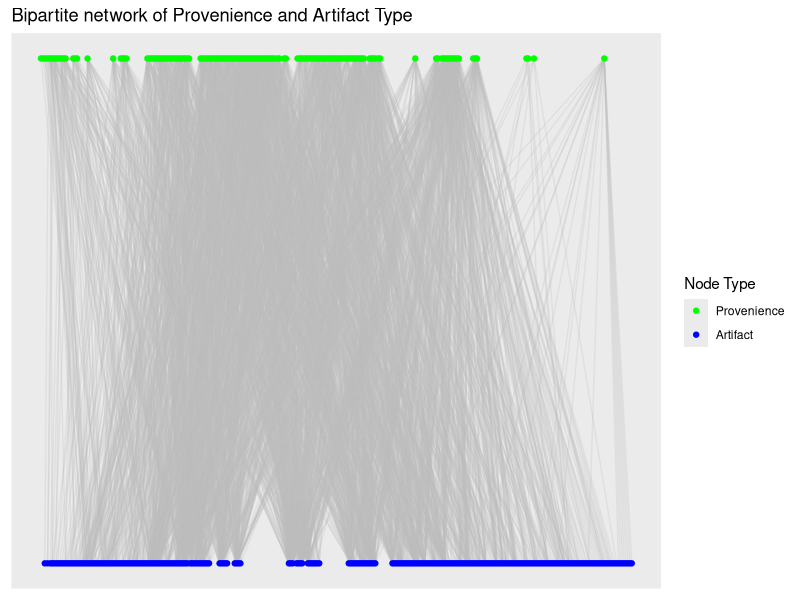
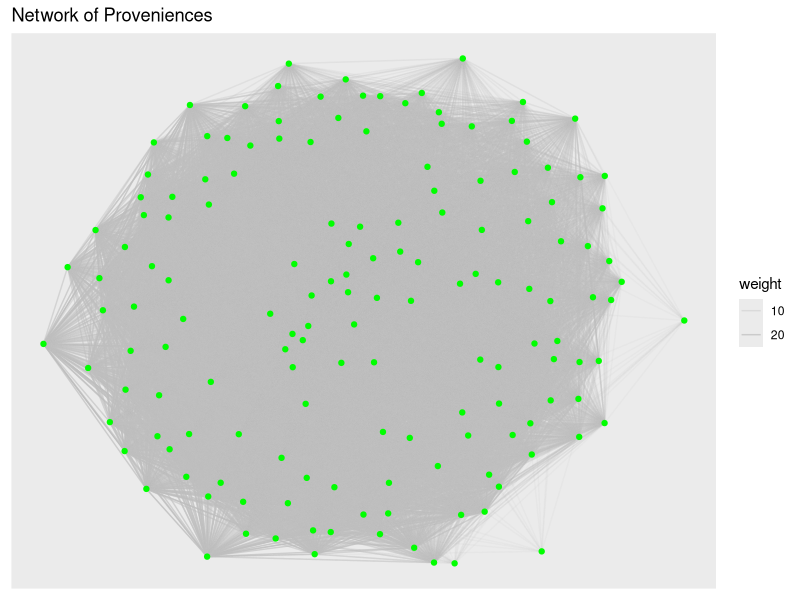
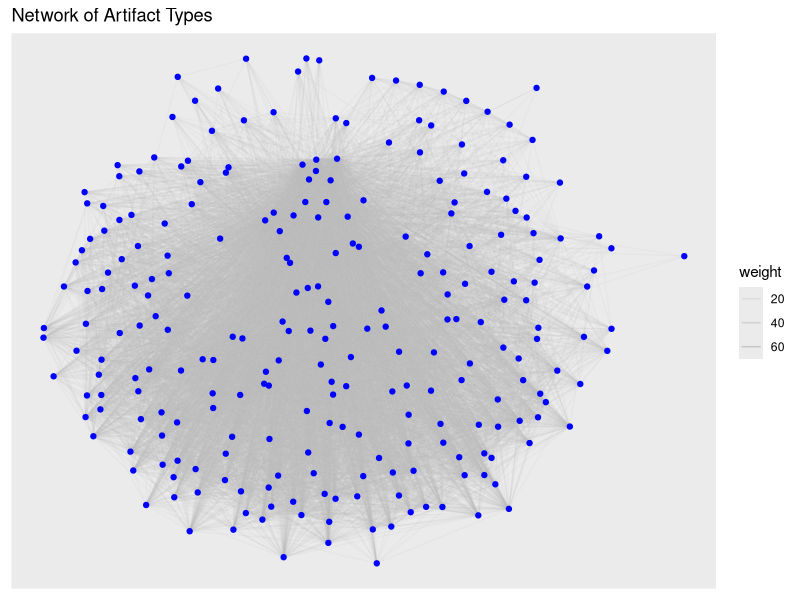
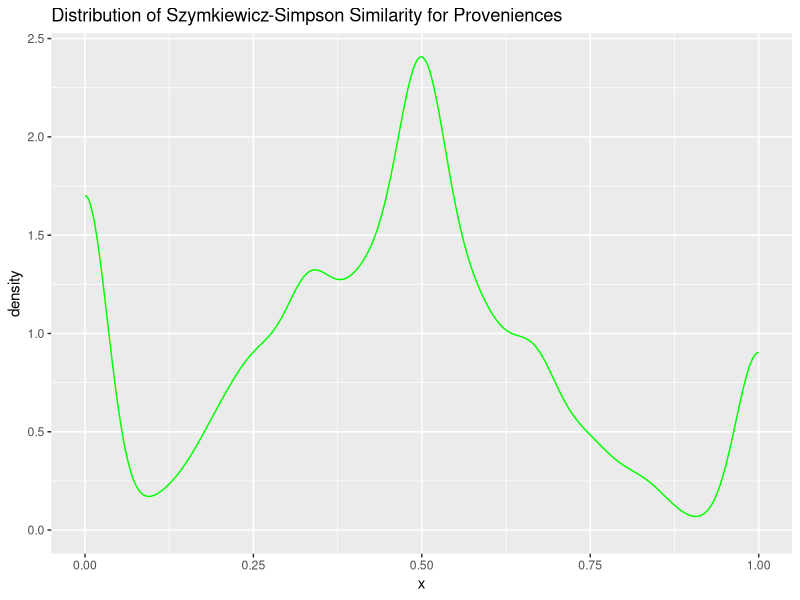
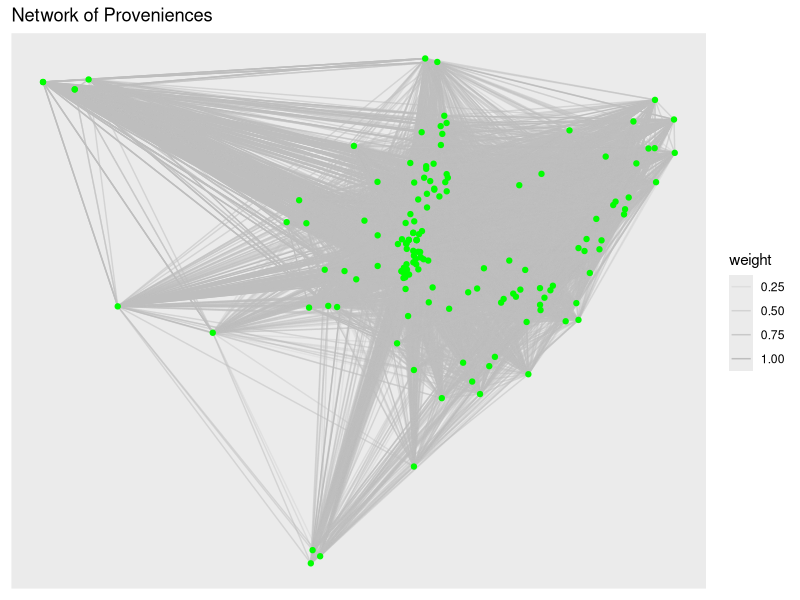
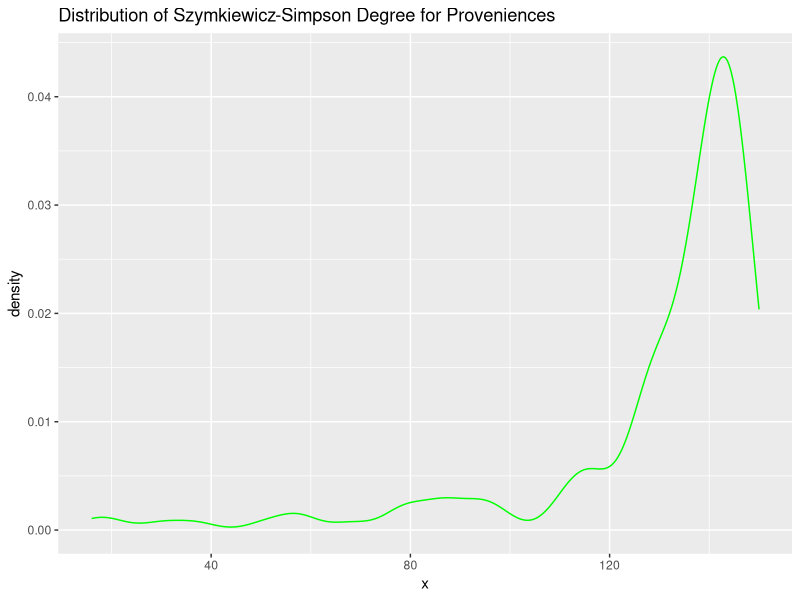
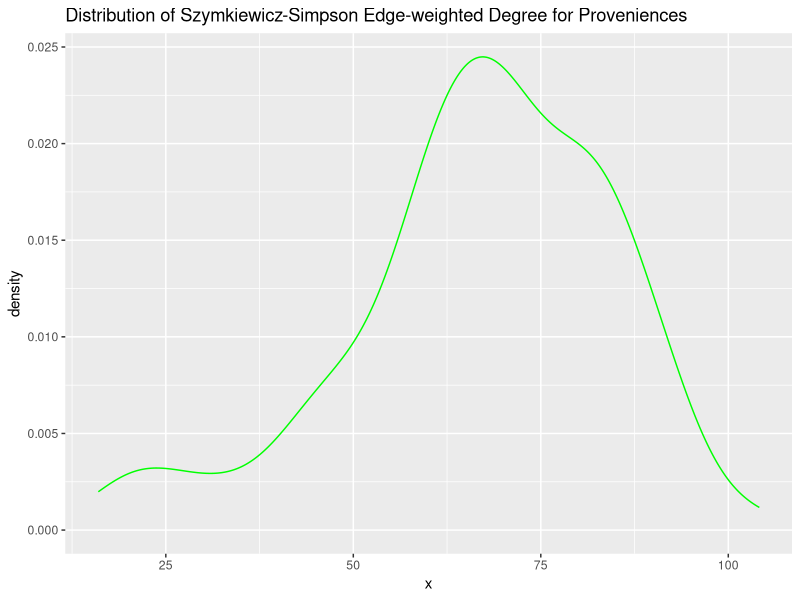
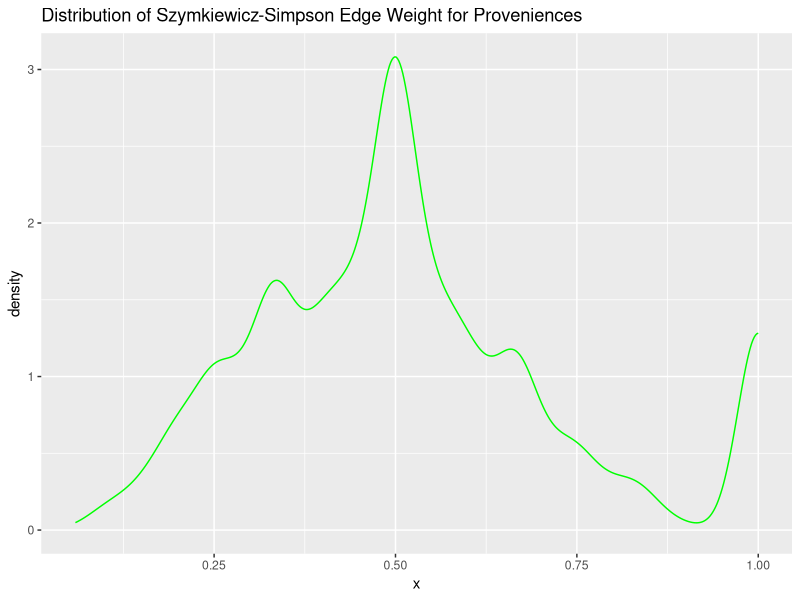

Here is the R script that generated these plots, in order:



require(tidyverse)
require(igraph)
require(ggraph)

# Import data from file ---------------------------------------------------

dat <- read_csv("Catalog_SiteA.csv",
                col_select = c(LEVEL_ID, CODE))

# Create un-weighted bipartite graph --------------------------------------

g_assemblages_bpg <-
  graph_from_data_frame(unique.data.frame(select(dat, LEVEL_ID, CODE)),
                        directed = FALSE)

V(g_assemblages_bpg)$type <-
  bipartite_mapping(g_assemblages_bpg)$type

g_assemblages_bpg_layout <-
  g_assemblages_bpg %>% layout_as_bipartite()

g_assemblages_bpg %>%
  ggraph(layout = g_assemblages_bpg_layout) +
  geom_edge_link(color = "gray", alpha = 0.25) +
  geom_node_point(aes(color = type)) +
  scale_color_manual(
    values = c("green", "blue"),
    name = "Node Type",
    breaks = c(FALSE, TRUE),
    labels = c("Provenience", "Artifact")
  ) +
  ggtitle("Bipartite network of Provenience and Artifact Type")


# Create incidence matrix from bipartite graph -----------------------------

g_assemblages_bpg_inc <- as_incidence_matrix(g_assemblages_bpg)

# Project one-mode graphs with igraph --------------------------------------

g_assemblages_proj <-
  bipartite_projection(g_assemblages_bpg, multiplicity = TRUE)

g_assemblages_proj_prov <- g_assemblages_proj$proj1

g_assemblages_proj_artifact <- g_assemblages_proj$proj2

g_assemblages_proj_prov %>%
  ggraph() +
  geom_edge_link(color = "gray", aes(alpha = weight)) +
  geom_node_point(color = "green") +
  ggtitle("Network of Proveniences")

g_assemblages_proj_artifact %>%
  ggraph() +
  geom_edge_link(color = "gray", aes(alpha = weight)) +
  geom_node_point(color = "blue") +
  ggtitle("Network of Artifact Types")


# Project one-mode graphs, Szymkiewicz-Simpson -----------------------------

overlap_coef_bin <- function(x) {
  # Calculate the pairwise sums of non-zero matrix elements to find the number
  # of intersecting elements between each input column
  bin_intersect_mat <- t(x) %*% x
  
  # Calculate the input column sums to find the individual size of each set
  col_sum <- apply(x, 2, function(xx)
    sum(xx != 0))
  
  # Find the smaller of each pair of sets by taking the matrix outer minimum
  min_set_size_mat <- outer(col_sum, col_sum, FUN = pmin)
  
  # Szymkiewicz-Simpson overlap coefficient is the pairwise intersection of two
  # sets divided by the size of the smaller set
  res <- bin_intersect_mat / min_set_size_mat
  
  # Set diagonal to identity
  diag(res) <- 1L
  
  # Assign input column names to rows and columns of return matrix
  dimnames(res) <- list(colnames(x), colnames(x))
  
  return(res)
}


## Project provenience -----------------------------------------------------

prov_sim_ssoc <- overlap_coef_bin(t(g_assemblages_bpg_inc))

prov_ssoc_sims <-
  prov_sim_ssoc[lower.tri(prov_sim_ssoc, diag = FALSE)]

ggplot(data = data.frame(x = c(prov_ssoc_sims)), aes(x = x)) +
  geom_density(color = "green") +
  ggtitle("Distribution of Szymkiewicz-Simpson Similarity for Proveniences")

g_assemblages_proj_prov_oc <-
  graph_from_adjacency_matrix(prov_sim_ssoc,
                              mode = "undirected",
                              weighted = TRUE,
                              diag = FALSE)

g_assemblages_proj_prov_oc %>%
  ggraph(layout = "mds") +
  geom_edge_link(color = "gray", aes(alpha = weight)) +
  geom_node_point(color = "green") +
  ggtitle("Network of Proveniences")

ggplot(data = data.frame(x = degree(g_assemblages_proj_prov_oc)), aes(x = x)) +
  geom_density(color = "green") +
  ggtitle("Distribution of Szymkiewicz-Simpson Degree for Proveniences")

ggplot(data = data.frame(x = strength(g_assemblages_proj_prov_oc)), aes(x = x)) +
  geom_density(color = "green") +
  ggtitle("Distribution of Szymkiewicz-Simpson Edge-weighted Degree for Proveniences")

ggplot(data = data.frame(x = E(g_assemblages_proj_prov_oc)$weight), aes(x = x)) +
  geom_density(color = "green") +
  ggtitle("Distribution of Szymkiewicz-Simpson Edge Weight for Proveniences")


## Project artifact types --------------------------------------------------

artifact_sim_ssoc <- overlap_coef_bin(g_assemblages_bpg_inc)

artifact_ssoc_sims <-
  artifact_sim_ssoc[lower.tri(artifact_sim_ssoc, diag = FALSE)]

ggplot(data = data.frame(x = c(artifact_ssoc_sims)), aes(x = x)) +
  geom_density(color = "blue") +
  ggtitle("Distribution of Szymkiewicz-Simpson Similarity for Artifacts")

g_assemblages_proj_artifact_oc <-
  graph_from_adjacency_matrix(
    artifact_sim_ssoc^3,
    mode = "undirected",
    weighted = TRUE,
    diag = FALSE
  )

g_assemblages_proj_artifact_oc %>%
  ggraph(layout = "kk") +
  geom_edge_link(color = "gray", aes(alpha = weight)) +
  geom_node_point(color = "blue") +
  ggtitle("Network of Artifacts")

ggplot(data = data.frame(x = degree(g_assemblages_proj_artifact_oc)), aes(x = x)) +
  geom_density(fill = "blue") +
  ggtitle("Distribution of Szymkiewicz-Simpson Degree for Artifacts")

ggplot(data = data.frame(x = strength(g_assemblages_proj_artifact_oc)), aes(x = x)) +
  geom_density(fill = "blue") +
  ggtitle("Distribution of Szymkiewicz-Simpson Node Strength for Artifacts")

ggplot(data = data.frame(x = E(g_assemblages_proj_artifact_oc)$weight), aes(x = x)) +
  geom_density(fill = "blue") +
  ggtitle("Distribution of Szymkiewicz-Simpson Edge Weight for Artifacts")


# Project one-mode graphs, Sorenson-Dice -----------------------------------

soren_dice_sim_bin <- function(x) {
  # Calculate the pairwise sums of non-zero matrix elements to find the number
  # of intersecting elements between each input column
  bin_intersect_mat <- t(x) %*% x
  
  # Calculate the input column sums, to find the individual size of each set
  col_sum <- apply(x, 2, function(xx)
    sum(xx != 0))
  
  # Calculate the matrix outer sums for pairwise sum of set sizes
  set_size_sum_mat <- outer(col_sum, col_sum, FUN = "+")
  
  # Sorenson-Dice index is twice the size of the intersection divided by the
  # sum of the size for each set
  res <- (2 * bin_intersect_mat) / set_size_sum_mat
  
  # Set diagonal to identity
  diag(res) <- 1L
  
  # Assign input column names to rows and columns of return matrix
  dimnames(res) <- list(colnames(x), colnames(x))
  return(res)
  
}

## Project provenience -----------------------------------------------------

prov_sim_sd <- soren_dice_sim_bin(t(g_assemblages_bpg_inc))

prov_sd_sims <-
  prov_sim_sd[lower.tri(prov_sim_sd, diag = FALSE)]

ggplot(data = data.frame(x = prov_sd_sims), aes(x = x)) +
  geom_density(color = "green") +
  ggtitle("Distribution of Sorenson-Dice Similarity for Provenience")

g_assemblages_proj_prov_sd <-
  graph_from_adjacency_matrix(prov_sim_sd,
                              mode = "undirected",
                              weighted = TRUE,
                              diag = FALSE)

# g_assemblages_proj_prov_sd <-
#   graph_from_adjacency_matrix(ifelse(prov_adj_sd < 0.439, 0, prov_adj_sd),
#                               mode = "undirected",
#                               weighted = TRUE,
#                               diag = FALSE)

# g_assemblages_proj_prov_sd %>%
#   ggraph(layout = "kk") +
#   geom_edge_link(color = "gray", aes(alpha = weight)) +
#   geom_node_point(color = "green") +
#   ggtitle("Network of Proveniences")

data.frame(x = degree(g_assemblages_proj_prov_sd)) %>% filter(x > 0) %>%
  ggplot(aes(x = x)) +
  geom_histogram(color = "gray",
                 fill = "green",
                 bins = 20)

ggplot(data = data.frame(x = degree(g_assemblages_proj_prov_sd)), aes(x = x)) +
  geom_density(color = "green") +
  ggtitle("Distribution of Sorenson-Dice Degree for Proveniences")

ggplot(data = data.frame(x = E(g_assemblages_proj_prov_sd)$weight), aes(x = x)) +
  geom_density(color = "green") +
  ggtitle("Distribution of Sorenson-Dice Edge Weight for Proveniences")


## Project artifact types --------------------------------------------------

artifact_sim_sd <- soren_dice_sim_bin(g_assemblages_bpg_inc)

artifact_sd_sims <-
  artifact_sim_sd[lower.tri(artifact_sim_sd, diag = FALSE)]

ggplot(data = data.frame(x = artifact_sd_sims), aes(x = x)) +
  geom_density(color = "blue") +
  ggtitle("Distribution of Sorenson-Dice Similarity for Artifacts")

g_assemblages_proj_artifact_sd <-
  graph_from_adjacency_matrix(artifact_sim_sd,
                              mode = "undirected",
                              weighted = TRUE,
                              diag = FALSE)

# g_assemblages_artifact_prov_sd %>%
#   ggraph(layout = "kk") +
#   geom_edge_link(color = "gray", aes(alpha = weight)) +
#   geom_node_point(color = "green") +
#   ggtitle("Network of Artifacts")

ggplot(data = data.frame(x = degree(g_assemblages_proj_artifact_sd)), aes(x = x)) +
  geom_density(color = "blue") +
  ggtitle("Distribution of Sorenson-Dice Degree for Artifacts")

data.frame(x = degree(g_assemblages_proj_artifact_sd)) %>%
  ggplot(aes(x = x)) +
  geom_histogram(color = "gray",
                 fill = "blue",
                 bins = 20)


ggplot(data = data.frame(x = E(g_assemblages_proj_artifact_sd)$weight), aes(x = x)) +
  geom_density(color = "blue") +
  ggtitle("Distribution of Sorenson-Dice Edge Weight for Artifacts")


# Project one-mode graphs, Jaccard ----------------------------------------

jaccard_sim_bin <- function(x) {
  # Calculate the pairwise sums of non-zero matrix elements to find the number
  # of intersecting elements between each input column
  bin_intersect_mat <- t(x) %*% x
  
  # Calculate the input column sums to find the individual size of each set
  x_col_sum <- apply(x, 2, function(xx)
    sum(xx != 0))
  
  # Calculate the matrix outer sums for pairwise sum of set sizes
  set_size_sum_mat <- outer(x_col_sum, x_col_sum, FUN = "+")
  
  # Jaccard index is intersection of set sizes over the size of the union of
  # sets
  res <- bin_intersect_mat / (set_size_sum_mat - bin_intersect_mat)
  
  # Set diagonal to identity
  diag(res) <- 1L
  
  # Assign input column names to rows and columns of return matrix
  dimnames(res) <- list(colnames(x), colnames(x))
  
  return(res)
}

## Project provenience -----------------------------------------------------

prov_sim_jacc <- jaccard_sim_bin(t(g_assemblages_bpg_inc))

prov_jacc_sims <-
  prov_sim_jacc[lower.tri(prov_sim_jacc, diag = FALSE)]

ggplot(data = data.frame(x = prov_jacc_sims), aes(x = x)) +
  geom_density(fill = "green") +
  ggtitle("Distribution of Jaccard Similarity for Provenience")

g_assemblages_proj_prov_jacc <-
  graph_from_adjacency_matrix(prov_sim_jacc,
                              mode = "undirected",
                              weighted = TRUE,
                              diag = FALSE)

# g_assemblages_proj_prov_jacc %>%
#   ggraph(layout = "kk") +
#   geom_edge_link(color = "gray", aes(alpha = weight)) +
#   geom_node_point(color = "green") +
#   ggtitle("Network of Proveniences")

ggplot(data = data.frame(x = degree(g_assemblages_proj_prov_jacc)), aes(x = x)) +
  geom_density(fill = "green") +
  ggtitle("Distribution of Jaccard Degree for Proveniences")

ggplot(data = data.frame(x = E(g_assemblages_proj_prov_jacc)$weight), aes(x = x)) +
  geom_density(fill = "green") +
  ggtitle("Distribution of Jaccard Edge Weight for Proveniences")


## Project artifact types --------------------------------------------------

artifact_sim_jacc <- jaccard_sim_bin(g_assemblages_bpg_inc)

artifact_jacc_sims <-
  artifact_sim_jacc[lower.tri(artifact_sim_jacc, diag = FALSE)]

ggplot(data = data.frame(x = artifact_jacc_sims), aes(x = x)) +
  geom_density(color = "blue") +
  ggtitle("Distribution of Jaccard Similarity for Artifacts")

g_assemblages_proj_artifact_jacc <-
  graph_from_adjacency_matrix(
    artifact_sim_jacc,
    mode = "undirected",
    weighted = TRUE,
    diag = FALSE
  )

# g_assemblages_proj_prov_jacc %>%
#   ggraph(layout = "kk") +
#   geom_edge_link(color = "gray", aes(alpha = weight)) +
#   geom_node_point(color = "blue") +
#   ggtitle("Network of Artifacts")

ggplot(data = data.frame(x = degree(g_assemblages_proj_artifact_jacc)), aes(x = x)) +
  geom_density(color = "blue") +
  ggtitle("Distribution of Jaccard Degree for Artifacts")

ggplot(data = data.frame(x = E(g_assemblages_proj_artifact_jacc)$weight), aes(x = x)) +
  geom_density(color = "blue") +
  ggtitle("Distribution of Jaccard Edge Weight for Artifacts")

# TOM Adjacency -----------------------------------------------------------

tom_similarity <- function(adj_mat) {
  l_mat <- adj_mat %*% t(adj_mat)
  
  k_row <- rowSums(adj_mat)
  k_col <- colSums(adj_mat)
  k_min <- outer(k_row, k_col, FUN = pmin)
  
  tom_sim <- (l_mat + adj_mat) / (k_min + 1 - adj_mat)
  
  diag(tom_sim) <- 1
  
  dimnames(tom_sim) <- list(colnames(adj_mat), colnames(adj_mat))
  
  return(tom_sim)
}

## Provenience overlap matrix ----------------------------------------------



## Artifact type overlap matrix --------------------------------------------


# Distribution of sample sizes ---------------------------------------------

require(gridExtra)

grid.arrange(
  ggplot(data = data.frame(x = rowSums(
    g_assemblages_bpg_inc
  )),
  aes(x = x, y = after_stat(density))) +
    geom_histogram(
      color = "gray",
      fill = "green",
      bins = 20
    ) +
    ggtitle("Artifact Types per Provenience"),
  
  ggplot(data = data.frame(x = colSums(
    g_assemblages_bpg_inc
  )),
  aes(x = x, y = after_stat(density))) +
    geom_histogram(
      color = "gray",
      fill = "blue",
      bins = 20
    ) +
    ggtitle("Occurence per Artifact Type"),
  
  ncol = 2
)



# Comparing similarity measures -------------------------------------------

prov_sims <-
  data.frame(ssoc = prov_ssoc_sims,
             jacc = prov_jacc_sims,
             sd = prov_sd_sims)

prov_sims %>% stack() %>%
  # filter(values > 0) %>% # View non-zero entries
  ggplot(aes(x = values)) +
  geom_density(color = "green",
               alpha = 0.4) +
  facet_grid(ind ~ ., scales = "free")

prov_sims %>% stack() %>%
  filter(values > 0) %>%
  ggplot(aes(x = ind, y = values, fill = ind)) +
  geom_violin()

artifact_sims <-
  data.frame(ssoc = artifact_ssoc_sims,
             jacc = artifact_jacc_sims,
             sd = artifact_sd_sims)

artifact_sims %>% stack() %>%
  # filter(values > 0) %>% # View non-zero entries
  ggplot(aes(x = values)) +
  geom_density(color = "blue",
               alpha = 0.4) +
  facet_grid(ind ~ ., scales = "free")

artifact_sims %>% stack() %>%
  # filter(values > 0) %>%
  ggplot(aes(x = ind, y = values, fill = ind)) +
  geom_violin()



# Thresholding ------------------------------------------------------------



## Hard threshold ---------------------------------------------------------

signum_adj <- function(x, tau = 0.5) {
  ifelse(x < tau, 0, 1)
}

## Soft threshold ---------------------------------------------------------

sigmoid_adj <- function(x, alpha = 10, tau = 0.5) {
  1.0 / (1.0 + exp(-alpha * (x - tau)))
}

power_adj <- function(x, beta = 1) {
  x ^ beta
}


# Scale-free topology -----------------------------------------------------



## Power law probability distribution -------------------------------------



powerlaw_pdf <- function(x, gamma = 1) {
  x ^ (-gamma)
}

ggplot(data.frame(x = c(1, 251)), aes(x = x)) +
  stat_function(fun = powerlaw_pdf, args = list(gamma = 1), aes(color = "1")) +
  stat_function(fun = powerlaw_pdf, args = list(gamma = 2), aes(color = "2")) +
  stat_function(fun = powerlaw_pdf, args = list(gamma = 3), aes(color = "3")) +
  stat_function(fun = powerlaw_pdf, args = list(gamma = 4), aes(color = "4")) +
  stat_function(fun = powerlaw_pdf, args = list(gamma = 5), aes(color = "5")) +
  scale_y_continuous(trans = "log10") +
  labs(color = "Gamma value") +
  ylab("log P(x)")


# Community detection -----------------------------------------------------

artifact_adj_power <- power_adj(artifact_sim_ssoc, beta = 3)

g_artifact <-
  graph_from_adjacency_matrix(
    artifact_adj_power,
    mode = 'undirected',
    weighted = TRUE,
    diag = FALSE
  )

prov_adj_signum <- signum_adj(prov_sim_jacc, tau = 0.40)

g_prov <-
  graph_from_adjacency_matrix(prov_adj_signum,
                              mode = 'undirected',
                              weighted = NULL,
                              diag = FALSE)
